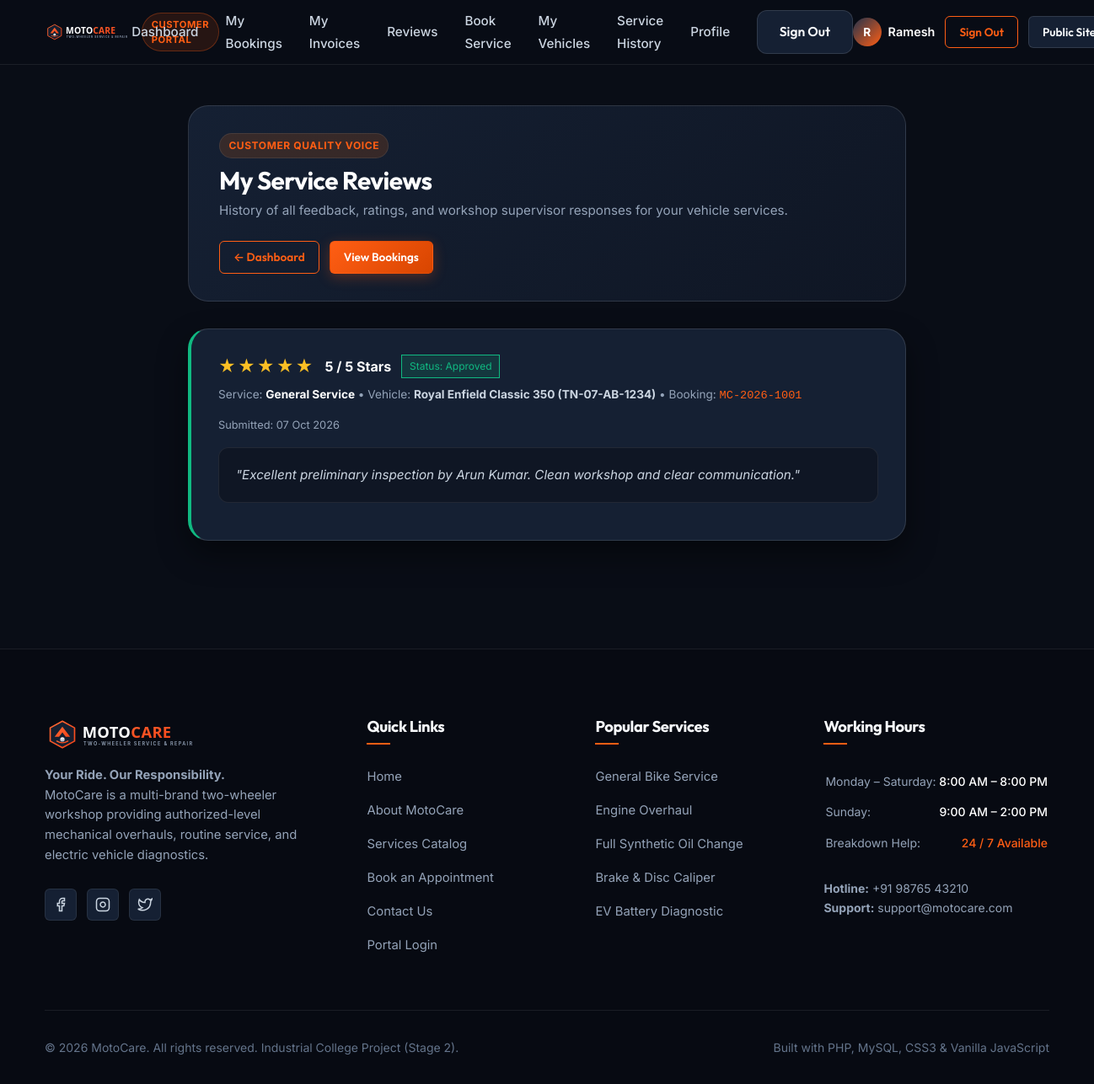
/customer/feedback-history.php (signed in), run on the app's committed database.
### tables this page shows
CREATE TABLE `feedback` (
  `id` INT AUTO_INCREMENT PRIMARY KEY,
  `customer_id` INT NOT NULL,
  `booking_id` INT NOT NULL,
  `service_record_id` INT NULL,
  `rating` TINYINT NOT NULL,
  `comments` TEXT NULL,
  `admin_response` TEXT NULL,
  `moderation_status` ENUM('Pending', 'Approved', 'Rejected') NOT NULL DEFAULT 'Pending',
  `moderator_id` INT NULL,
  `moderated_at` TIMESTAMP NULL,
  `created_at` TIMESTAMP DEFAULT CURRENT_TIMESTAMP,
  `updated_at` TIMESTAMP DEFAULT CURRENT_TIMESTAMP ON UPDATE CURRENT_TIMESTAMP,
  INDEX `idx_feedback_customer` (`customer_id`),
  INDEX `idx_feedback_booking` (`booking_id`),
  INDEX `idx_feedback_service_record` (`service_record_id`),
  INDEX `idx_feedback_moderation` (`moderation_status`),
  UNIQUE KEY `uq_feedback_booking` (`booking_id`),
  CONSTRAINT `fk_feedback_customer` FOREIGN KEY (`customer_id`) 
    REFERENCES `customers` (`id`) ON DELETE CASCADE ON UPDATE CASCADE,
  CONSTRAINT `fk_feedback_booking` FOREIGN KEY (`booking_id`) 
    REFERENCES `bookings` (`id`) ON DELETE CASCADE ON UPDATE CASCADE,
  CONSTRAINT `fk_feedback_service_record` FOREIGN KEY (`service_record_id`) 
    REFERENCES `service_records` (`id`) ON DELETE SET NULL ON UPDATE CASCADE,
  CONSTRAINT `fk_feedback_moderator` FOREIGN KEY (`moderator_id`) 
    REFERENCES `admin_users` (`id`) ON DELETE SET NULL ON UPDATE CASCADE
);

CREATE TABLE `services` (
  `id` INT AUTO_INCREMENT PRIMARY KEY,
  `service_name` VARCHAR(150) NOT NULL,
  `category` VARCHAR(80) NOT NULL,
  `description` TEXT NOT NULL,
  `price` DECIMAL(10,2) NOT NULL,
  `estimated_duration` VARCHAR(50) NOT NULL,
  `status` ENUM('Active', 'Inactive') DEFAULT 'Active',
  `created_at` TIMESTAMP DEFAULT CURRENT_TIMESTAMP,
  INDEX `idx_services_category` (`category`)
);

CREATE TABLE `vehicles` (
  `id` INT AUTO_INCREMENT PRIMARY KEY,
  `customer_id` INT NOT NULL,
  `vehicle_type` ENUM('Motorcycle', 'Scooter', 'Electric Two-Wheeler') NOT NULL,
  `brand` VARCHAR(80) NOT NULL,
  `model` VARCHAR(100) NOT NULL,
  `registration_number` VARCHAR(30) NOT NULL UNIQUE,
  `created_at` TIMESTAMP DEFAULT CURRENT_TIMESTAMP,
  INDEX `idx_vehicles_customer` (`customer_id`),
  CONSTRAINT `fk_vehicles_customer` FOREIGN KEY (`customer_id`) 
    REFERENCES `customers` (`id`) ON DELETE CASCADE ON UPDATE CASCADE
);

CREATE TABLE `bookings` (
  `id` INT AUTO_INCREMENT PRIMARY KEY,
  `booking_code` VARCHAR(50) NOT NULL UNIQUE,
  `customer_id` INT NOT NULL,
  `vehicle_id` INT NOT NULL,
  `service_id` INT NOT NULL,
  `mechanic_id` INT NULL,
  `preferred_date` DATE NOT NULL,
  `preferred_time` VARCHAR(50) NOT NULL,
  `problem_description` TEXT NULL,
  `status` ENUM(
    'Pending',
    'Confirmed',
    'Vehicle Received',
    'Inspection',
    'Service In Progress',
    'Quality Check',
    'Ready for Delivery',
    'Completed',
    'Cancelled'
  ) DEFAULT 'Pending',
  `created_at` TIMESTAMP DEFAULT CURRENT_TIMESTAMP,
  INDEX `idx_bookings_customer` (`customer_id`),
  INDEX `idx_bookings_vehicle` (`vehicle_id`),
  INDEX `idx_bookings_service` (`service_id`),
  INDEX `idx_bookings_mechanic` (`mechanic_id`),
  INDEX `idx_bookings_status` (`status`),
  CONSTRAINT `fk_bookings_customer` FOREIGN KEY (`customer_id`) 
    REFERENCES `customers` (`id`) ON DELETE CASCADE ON UPDATE CASCADE,
  CONSTRAINT `fk_bookings_vehicle` FOREIGN KEY (`vehicle_id`) 
    REFERENCES `vehicles` (`id`) ON DELETE CASCADE ON UPDATE CASCADE,
  CONSTRAINT `fk_bookings_service` FOREIGN KEY (`service_id`) 
    REFERENCES `services` (`id`) ON UPDATE CASCADE,
  CONSTRAINT `fk_bookings_mechanic` FOREIGN KEY (`mechanic_id`) 
    REFERENCES `mechanics` (`id`) ON DELETE SET NULL ON UPDATE CASCADE
);

### config/constants.php (called while the page is built, shortened)
<?php
function formatDisplayDate($dateStr) {
    $timestamp = strtotime($dateStr);
    return $timestamp ? date('d M Y', $timestamp) : 'N/A';
}

### customer/feedback-history.php (the view, shortened to what this page needs)
<?php
require_once __DIR__ . '/../config/constants.php';
require_once __DIR__ . '/../includes/feedback-helper.php';
$customer = getCurrentCustomer();
$customerId = (int)$customer['id'];
$reviews = [];
if ($pdo) {
    try {
        $stmt = $pdo->prepare("
            SELECT
                f.id AS feedback_id,
                f.rating,
                f.comments,
                f.admin_response,
                f.moderation_status,
                f.created_at,
                f.moderated_at,
                b.id AS booking_id,
                b.booking_code,
                b.preferred_date,
                v.brand, v.model, v.registration_number,
                s.service_name,
                m.full_name AS mechanic_name
            FROM feedback f
            JOIN bookings b ON f.booking_id = b.id
            JOIN vehicles v ON b.vehicle_id = v.id
            JOIN services s ON b.service_id = s.id
            LEFT JOIN mechanics m ON b.mechanic_id = m.id
            WHERE f.customer_id = :cid
            ORDER BY f.created_at DESC
        ");
        $stmt->execute([':cid' => $customerId]);
        $reviews = $stmt->fetchAll(PDO::FETCH_ASSOC);
    } catch (PDOException $e) {
        $errorMsg = 'Database error loading reviews: ' . $e->getMessage();
    }
}
require_once __DIR__ . '/../includes/customer-header.php';
?>
<div class="container" style="max-width: 900px; padding-top: 1rem; padding-bottom: 4rem;">
  <div style="background: linear-gradient(135deg, var(--bg-card), var(--bg-surface)); border: 1px solid var(--border-card); border-radius: var(--radius-xl); padding: 2rem 2.25rem; margin-bottom: 2rem; display: flex; align-items: center; justify-content: space-between; flex-wrap: wrap; gap: 1.5rem;">
    <div>
      <span class="service-tag" style="background: rgba(255,107,0,0.15); color: var(--accent-orange); margin-bottom: 0.5rem; display: inline-block;">
        Customer Quality Voice
      </span>
      <h1 style="font-size: 1.85rem; color: #ffffff; font-family: var(--font-heading); margin-bottom: 0.25rem;">
        My Service Reviews
      </h1>
      <p style="color: var(--text-muted); font-size: 0.95rem; margin: 0;">
        History of all feedback, ratings, and workshop supervisor responses for your vehicle services.
      </p>
    </div>
    <div style="display: flex; gap: 0.75rem;">
      <a href="dashboard.php" class="btn btn-outline btn-sm">
        ← Dashboard
      </a>
      <a href="bookings.php" class="btn btn-primary btn-sm">
        View Bookings
      </a>
    </div>
  </div>
  <?php if (empty($reviews)): ?>
    <div class="form-card" style="padding: 3.5rem 2rem; text-align: center;">
      <div style="font-size: 3rem; margin-bottom: 1rem;">★</div>
      <h3 style="color: #ffffff; font-size: 1.35rem; margin-bottom: 0.5rem;">No Reviews Submitted Yet</h3>
      <p style="color: var(--text-muted); max-width: 480px; margin: 0 auto 1.75rem; font-size: 0.95rem;">
        Once your scheduled two-wheeler service appointment is completed by our mechanics, you can rate your experience here.
      </p>
      <a href="bookings.php" class="btn btn-primary">
        Inspect Completed Bookings →
      </a>
    </div>
  <?php else: ?>
    <div style="display: flex; flex-direction: column; gap: 1.5rem;">
      <?php foreach ($reviews as $rev):
        $status = $rev['moderation_status'];
        $badgeBg = 'rgba(251,191,36,0.15)'; $badgeCol = '#fbbf24';
        if ($status === 'Approved') { $badgeBg = 'rgba(16,185,129,0.15)'; $badgeCol = '#10b981'; }
        elseif ($status === 'Rejected') { $badgeBg = 'rgba(239,68,68,0.15)'; $badgeCol = '#f87171'; }
        $ratingNum = (int)$rev['rating'];
      ?>
        <div class="form-card" style="padding: 1.75rem 2rem; border-left: 4px solid <?php echo $badgeCol; ?>;">
          <div style="display: flex; justify-content: space-between; align-items: flex-start; margin-bottom: 1rem; flex-wrap: wrap; gap: 0.75rem;">
            <div>
              <div style="display: flex; align-items: center; gap: 0.75rem; flex-wrap: wrap;">
                <span style="color: #fbbf24; font-size: 1.25rem; letter-spacing: 2px;">
                  <?php echo str_repeat('★', $ratingNum) . str_repeat('☆', 5 - $ratingNum); ?>
                </span>
                <span style="font-weight: 700; color: #ffffff; font-size: 1rem;">
                  <?php echo $ratingNum; ?> / 5 Stars
                </span>
                <span class="badge" style="background: <?php echo $badgeBg; ?>; color: <?php echo $badgeCol; ?>; border: 1px solid <?php echo $badgeCol; ?>; font-size: 0.75rem; padding: 0.2rem 0.55rem;">
                  Status: <?php echo htmlspecialchars($status); ?>
                </span>
              </div>
              <div style="font-size: 0.85rem; color: var(--text-muted); margin-top: 0.35rem;">
                Service: <strong style="color: #ffffff;"><?php echo htmlspecialchars($rev['service_name']); ?></strong> &bull;
                Vehicle: <strong style="color: var(--text-secondary);"><?php echo htmlspecialchars($rev['brand'] . ' ' . $rev['model'] . ' (' . $rev['registration_number'] . ')'); ?></strong> &bull;
                Booking: <a href="booking-details.php?id=<?php echo (int)$rev['booking_id']; ?>" style="color: var(--accent-orange); font-family: monospace; text-decoration: none;"><?php echo htmlspecialchars($rev['booking_code']); ?></a>
              </div>
            </div>
            <div style="font-size: 0.8rem; color: var(--text-muted); white-space: nowrap;">
              Submitted: <?php echo formatDisplayDate($rev['created_at']); ?>
            </div>
          </div>
          <div style="background: var(--bg-surface); padding: 1.25rem; border-radius: var(--radius-md); border: 1px solid var(--border-subtle); margin-bottom: 1rem;">
            <p style="color: var(--text-secondary); font-size: 0.95rem; line-height: 1.6; margin: 0; font-style: italic;">
              "<?php echo nl2br(htmlspecialchars($rev['comments'])); ?>"
            </p>
          </div>
        </div>
      <?php endforeach; ?>
    </div>
  <?php endif; ?>
</div>
<?php require_once __DIR__ . '/../includes/footer.php'; ?>

### css/style.css (style rules this page uses)
:root { --bg-body: #090d16; --bg-surface: #0f1624; --bg-card: #152033; --bg-card-hover: #1b2940; --bg-card-elevated: #22334e; --bg-input: #0b111c; --accent-orange: #ff5e14; --accent-orange-light: #ff7d42; --accent-orange-dark: #d84500; --accent-glow: rgba(255, 94, 20, 0.28); --accent-glow-subtle: rgba(255, 94, 20, 0.12); --color-blue: #38bdf8; --color-green: #10b981; --color-yellow: #facc15; --color-danger: #ef4444; --text-main: #f8fafc; --text-secondary: #cbd5e1; --text-muted: #94a3b8; --text-dim: #64748b; --border-subtle: rgba(255, 255, 255, 0.08); --border-card: rgba(255, 255, 255, 0.12); --border-focus: #ff5e14; --font-heading: 'Outfit', -apple-system, BlinkMacSystemFont, 'Segoe UI', Roboto, Helvetica, Arial, sans-serif; --font-body: 'Inter', -apple-system, BlinkMacSystemFont, 'Segoe UI', Roboto, Helvetica, Arial, sans-serif; --container-max: 1240px; --radius-sm: 6px; --radius-md: 12px; --radius-lg: 18px; --radius-xl: 24px; --radius-full: 9999px; --shadow-sm: 0 2px 8px rgba(0, 0, 0, 0.25); --shadow-md: 0 8px 24px rgba(0, 0, 0, 0.35); --shadow-lg: 0 16px 36px rgba(0, 0, 0, 0.45); --shadow-orange: 0 8px 24px rgba(255, 94, 20, 0.25); --transition-fast: 0.18s ease-in-out; --transition-base: 0.28s cubic-bezier(0.4, 0, 0.2, 1); --transition-slow: 0.45s cubic-bezier(0.4, 0, 0.2, 1); }
*, *::before, *::after { box-sizing: border-box; margin: 0; padding: 0; }
html { scroll-behavior: smooth; scroll-padding-top: 86px; font-size: 16px; -webkit-text-size-adjust: 100%; }
body { background-color: var(--bg-body); color: var(--text-secondary); font-family: var(--font-body); line-height: 1.65; overflow-x: hidden; min-height: 100vh; display: flex; flex-direction: column; }
a { color: inherit; text-decoration: none; transition: color var(--transition-fast); }
h1, h2, h3, h4, h5, h6 { font-family: var(--font-heading); color: var(--text-main); font-weight: 700; line-height: 1.25; letter-spacing: -0.02em; }
.container { width: 100%; max-width: var(--container-max); margin-left: auto; margin-right: auto; padding-left: 1.5rem; padding-right: 1.5rem; }
.btn { display: inline-flex; align-items: center; justify-content: center; gap: 0.6rem; font-family: var(--font-heading); font-weight: 600; font-size: 0.975rem; padding: 0.75rem 1.6rem; border-radius: var(--radius-md); border: 1px solid transparent; cursor: pointer; transition: all var(--transition-base); text-decoration: none; white-space: nowrap; }
.btn-primary { background: linear-gradient(135deg, var(--accent-orange), var(--accent-orange-dark)); color: #ffffff; box-shadow: 0 4px 16px var(--accent-glow); }
.btn-outline { background-color: transparent; color: var(--accent-orange); border-color: var(--accent-orange); }
.btn-sm { padding: 0.45rem 1rem; font-size: 0.85rem; border-radius: var(--radius-sm); }
.service-tag { font-size: 0.75rem; text-transform: uppercase; font-weight: 700; letter-spacing: 0.05em; padding: 0.25rem 0.65rem; border-radius: var(--radius-full); background-color: var(--bg-surface); color: var(--text-muted); border: 1px solid var(--border-subtle); }
.form-card { background-color: var(--bg-card); border: 1px solid var(--border-card); border-radius: var(--radius-xl); padding: 3rem; box-shadow: var(--shadow-lg); }

### data on the page
feedback: rating "★★★★★", rating "5", moderation_status "Approved", services.service_name "General Service", vehicles.brand+model+registration_number "Royal Enfield Classic 350 (TN-07-AB-1234)", booking.booking_code "MC-2026-1001", created_at "07 Oct 2026", comments "Excellent preliminary inspection by Arun Kumar. Clean workshop and clear communication."

### other printed values
substr($customer['name'] ?? 'C', 0, 1) "R"
explode(' ', $customer['name'] ?? 'Customer')[0] "Ramesh"
